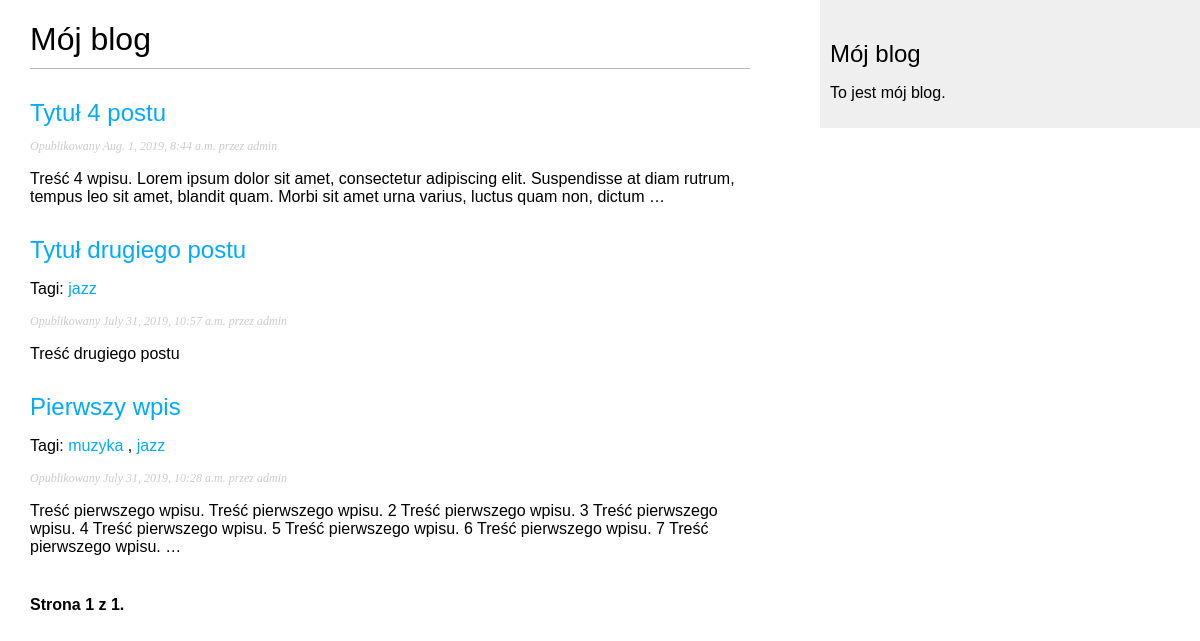
Screenshot of /blog/ with the database file from the repository.
### blog/models.py (models this page shows, shortened)
class Post(models.Model):
	STATUS_CHOICES = (
		('draft', 'Draft'),
		('published', 'Published'),
	)
	title = models.CharField(max_length = 250)
	slug = models.SlugField(max_length = 250,
							unique_for_date = 'publish')
	author = models.ForeignKey(User,
							   on_delete = models.CASCADE,
							   related_name = 'blog_posts')
	body = models.TextField()
	publish = models.DateTimeField(default = timezone.now)
	created = models.DateTimeField(auto_now_add = True)
	updated = models.DateTimeField(auto_now = True)
	status = models.CharField(max_length = 10,
							  choices = STATUS_CHOICES,
							  default = 'draft')
	class Meta:
		ordering = ('-publish',)
	objects = models.Manager() # Manager domyślny
	published = PublishedManager() # Manager niestandardowy
	def get_absolute_url(self):
		return reverse('blog:post_detail',
						args = [self.publish.year,
						self.publish.strftime('%m'),
						self.publish.strftime('%d'),
						self.slug])
	tags = TaggableManager()

### blog/views.py (the view)
def post_list(request, tag_slug=None):
	object_list = Post.published.all()
	tag = None
	if tag_slug:
		tag = get_object_or_404(Tag, slug=tag_slug)
		object_list = object_list.filter(tags__in=[tag])
	paginator = Paginator(object_list, 3) # Trzy posty na każdej stronie.
	page = request.GET.get('page')
	try:
		posts = paginator.page(page)
	except PageNotAnInteger:
		posts = paginator.page(1)
	except EmptyPage:
		posts = paginator.page(paginator.num_pages)
	return render(request, 'blog/post/list.html', {'page': page,
												   'posts': posts,
												   'tag': tag})

### blog/models.py (called while the page is built)
   def get_queryset(self):
       return super(PublishedManager,
                   self).get_queryset().filter(status='published')

### blog/templates/blog/post/list.html (shortened to what this page needs)
{% extends "blog/base.html" %}
{% block content %}
	<h1>Mój blog</h1>
	{% for post in posts %}
		<h2>
			<a href="{{ post.get_absolute_url }}">
				{{ post.title }}
			</a>
		</h2>
		{% if post.tags.all %}
			<p class="tags">
				Tagi:
				{% for tag in post.tags.all %}
					<a href="{% url "blog:post_list_by_tag" tag.slug %}">
						{{ tag.name }}
					</a>
					{% if not forloop.last %}, {% endif %}
				{% endfor %}
			</p>
		{% endif %}
		<p class="date">
			Opublikowany {{ post.publish }} przez {{ post.author }}
		</p>
		{{ post.body|truncatewords:30|linebreaks }}
	{% endfor %}
	{% include "pagination.html" with page=posts %}
{% endblock %}

### blog/templates/blog/base.html (shortened to what this page needs)
{% load static %}
<!DOCTYPE html>
<html>
	<head>
		<link href="{% static "css/blog.css" %}" rel="stylesheet">
	</head>
	<body>
		<div id="content">
			{% block content %}
			{% endblock %}
		</div>
		<div id="sidebar">
			<h2>Mój blog</h2>
			<p>To jest mój blog.</p>
		</div>
	</body>
</html>

### blog/templates/pagination.html (shortened to what this page needs)
<div class="pagination">
	<span class="step-links">
		<span class="current">
			Strona {{ page.number }} z {{ page.paginator.num_pages }}.
		</span>
	</span>
</div>

### blog/static/css/blog.css (style rules this page uses)
body { margin:0; padding:0; font-family:helvetica, sans-serif; }
a { color:#00abff; text-decoration:none; }
h1 { font-weight:normal; border-bottom:1px solid #bbb; padding:0 0 10px 0; }
h2 { font-weight:normal; margin:30px 0 0; }
#content { float:left; width:60%; padding:0 0 0 30px; }
#sidebar { float:right; width:30%; padding:10px; background:#efefef; height:100%; }
p.date { color:#ccc; font-family: georgia, serif; font-size: 12px; font-style: italic; }
.pagination { margin:40px 0; font-weight:bold; }

### rows the page displays
Post: title "Tytuł 4 postu", publish "Aug. 1, 2019, 8:44 a.m.", author "admin", body "Treść 4 wpisu. Lorem ipsum dolor sit amet, consectetur adipiscing elit. Suspendisse at diam rutrum, tempus leo sit amet, blandit quam. Morbi sit amet urna varius, luctus quam non, dictum …"
Post: title "Tytuł drugiego postu", publish "July 31, 2019, 10:57 a.m.", author "admin", body "Treść drugiego postu"
Tag: name "jazz"
Post: title "Pierwszy wpis", publish "July 31, 2019, 10:28 a.m.", author "admin", body "Treść pierwszego wpisu. Treść pierwszego wpisu. 2 Treść pierwszego wpisu. 3 Treść pierwszego wpisu. 4 Treść pierwszego wpisu. 5 Treść pierwszego wpisu. 6 Treść pierwszego wpisu. 7 Treść pierwszego wpisu. …"
Tag: name "muzyka"

### other values shown
{{ page.number }} "1"
{{ page.paginator.num_pages }} "1"
